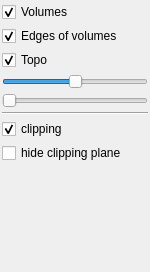
<?xml version="1.0" encoding="UTF-8"?>
<ui version="4.0">
 <class>DockWidget</class>
 <widget class="QDockWidget" name="DockWidget">
  <property name="geometry">
   <rect>
    <x>0</x>
    <y>0</y>
    <width>150</width>
    <height>272</height>
   </rect>
  </property>
  <property name="minimumSize">
   <size>
    <width>150</width>
    <height>250</height>
   </size>
  </property>
  <property name="windowTitle">
   <string>Interface</string>
  </property>
  <widget class="QWidget" name="dockWidgetContents">
   <property name="enabled">
    <bool>true</bool>
   </property>
   <property name="sizePolicy">
    <sizepolicy hsizetype="Preferred" vsizetype="Preferred">
     <horstretch>0</horstretch>
     <verstretch>0</verstretch>
    </sizepolicy>
   </property>
   <property name="minimumSize">
    <size>
     <width>150</width>
     <height>200</height>
    </size>
   </property>
   <layout class="QGridLayout" name="gridLayout">
    <property name="margin">
     <number>2</number>
    </property>
    <property name="spacing">
     <number>4</number>
    </property>
    <item row="0" column="0">
     <layout class="QVBoxLayout" name="verticalLayout">
      <item>
       <widget class="QCheckBox" name="checkBox_volumes">
        <property name="text">
         <string>Volumes</string>
        </property>
        <property name="checked">
         <bool>true</bool>
        </property>
       </widget>
      </item>
      <item>
       <widget class="QCheckBox" name="checkBox_edges">
        <property name="text">
         <string>Edges of volumes</string>
        </property>
        <property name="checked">
         <bool>true</bool>
        </property>
       </widget>
      </item>
      <item>
       <widget class="QCheckBox" name="checkBox_topo">
        <property name="text">
         <string>Topo</string>
        </property>
        <property name="checked">
         <bool>true</bool>
        </property>
       </widget>
      </item>
      <item>
       <widget class="QSlider" name="slider_explode">
        <property name="value">
         <number>50</number>
        </property>
        <property name="orientation">
         <enum>Qt::Horizontal</enum>
        </property>
       </widget>
      </item>
      <item>
       <widget class="QSlider" name="slider_explode_face">
        <property name="orientation">
         <enum>Qt::Horizontal</enum>
        </property>
       </widget>
      </item>
      <item>
       <widget class="Line" name="line_3">
        <property name="orientation">
         <enum>Qt::Horizontal</enum>
        </property>
       </widget>
      </item>
      <item>
       <widget class="QCheckBox" name="checkBox_plane">
        <property name="text">
         <string>clipping</string>
        </property>
        <property name="checkable">
         <bool>true</bool>
        </property>
        <property name="checked">
         <bool>true</bool>
        </property>
       </widget>
      </item>
      <item>
       <widget class="QCheckBox" name="checkBox_hide">
        <property name="enabled">
         <bool>true</bool>
        </property>
        <property name="text">
         <string>hide clipping plane</string>
        </property>
       </widget>
      </item>
      <item>
       <spacer name="verticalSpacer">
        <property name="orientation">
         <enum>Qt::Vertical</enum>
        </property>
        <property name="sizeHint" stdset="0">
         <size>
          <width>20</width>
          <height>40</height>
         </size>
        </property>
       </spacer>
      </item>
     </layout>
    </item>
   </layout>
  </widget>
 </widget>
 <resources/>
 <connections>
  <connection>
   <sender>checkBox_plane</sender>
   <signal>clicked(bool)</signal>
   <receiver>checkBox_hide</receiver>
   <slot>setVisible(bool)</slot>
   <hints>
    <hint type="sourcelabel">
     <x>74</x>
     <y>174</y>
    </hint>
    <hint type="destinationlabel">
     <x>74</x>
     <y>200</y>
    </hint>
   </hints>
  </connection>
 </connections>
</ui>
